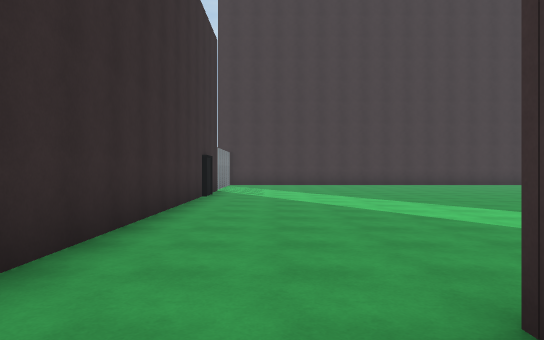
[1] (above)

17 first-person views from a walk through a scene from a Unity 3-D project. The camera is 1.4 m above the floor, looks level and sees 70° across. The floor is counted in squares, 2.32 m on a side. Each view is taken from the middle of a square. On the plan, view 1 faces up. The plan holds only what a view shows up to about 10 squares ahead; the rest is blank. The place goes on beyond the plan. The player character is not drawn. Surface patterns are stand-ins for the level's own textures.

[2]
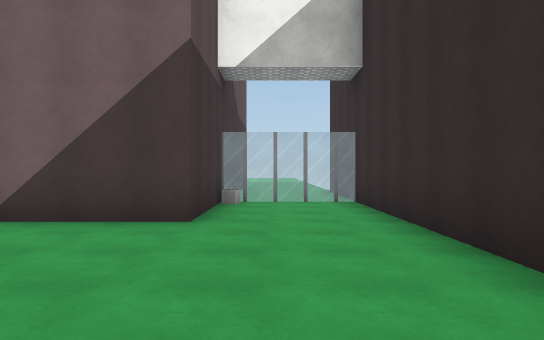

[3]
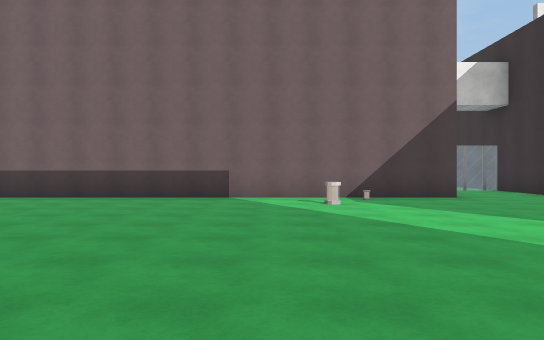

[4]
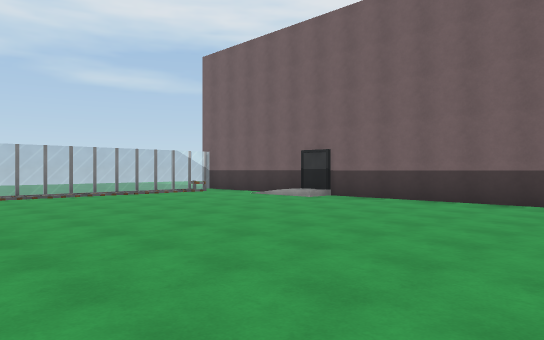

[5]
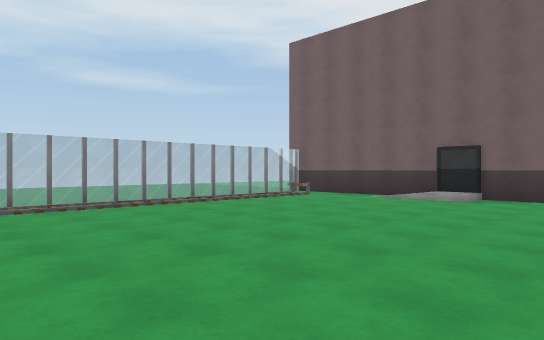

[6]
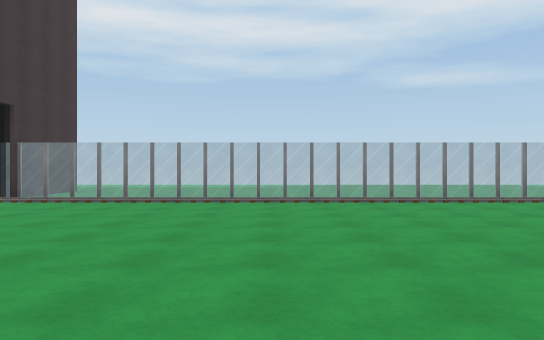

[7]
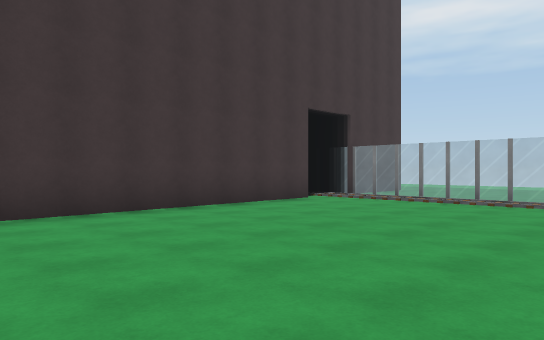

[8]
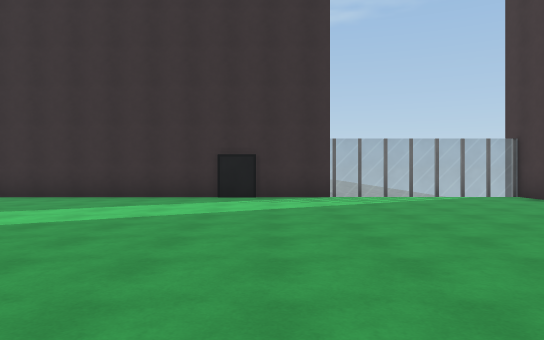

[9]
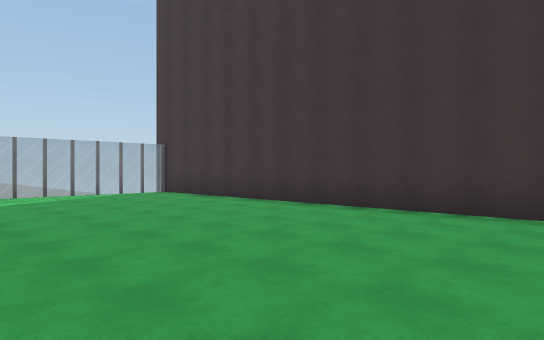

[10]
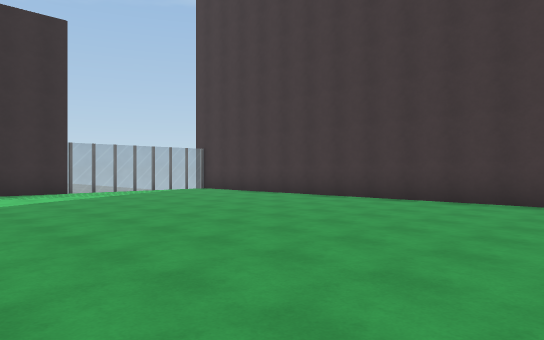

[11]
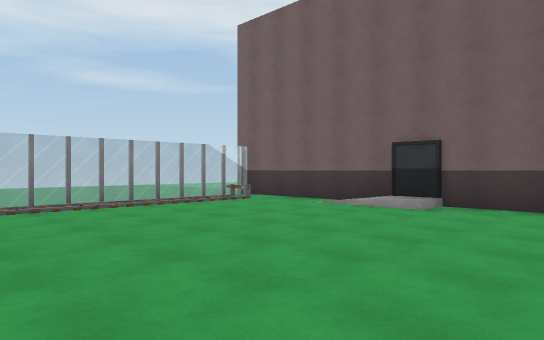

[12]
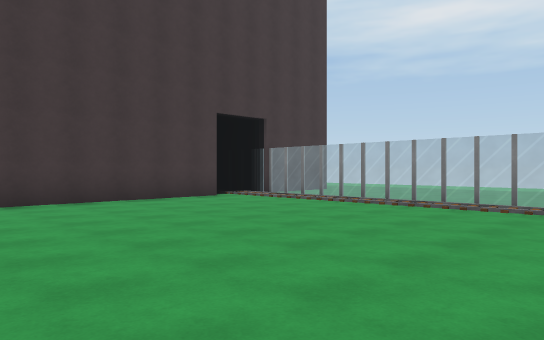

[13]
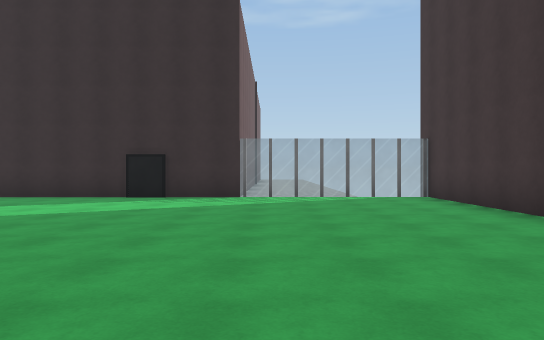

[14]
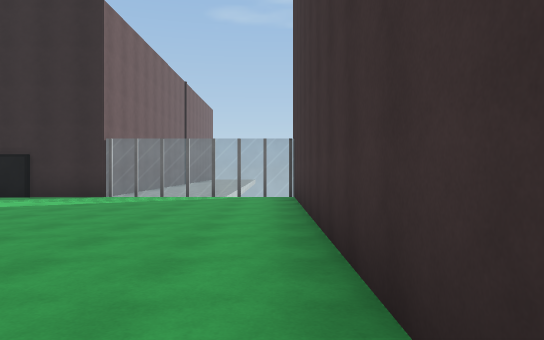

[15]
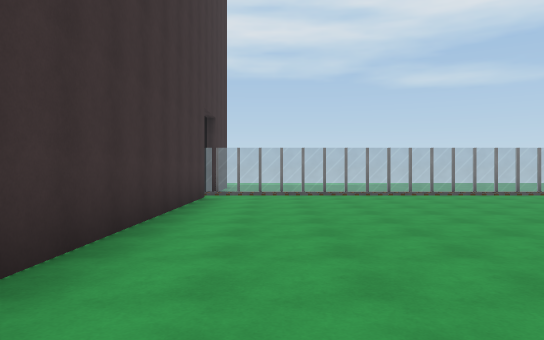

[16]
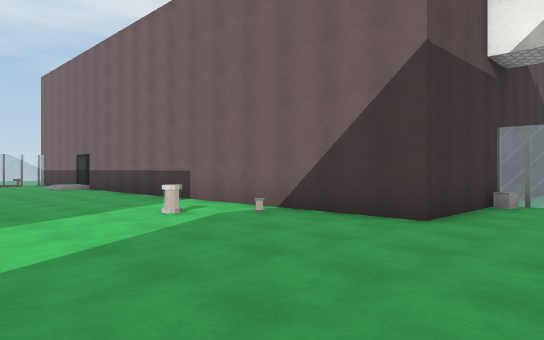

[17]
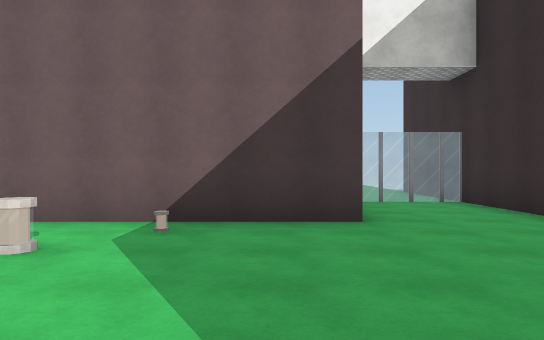

### Floor plan
Key: @ floor where view 1 was taken; # wall or solid block; . floor; / step, stairs or slope; = window, fence, low wall or low ledge; ^ raised ledge; O other object.
Columns run from 3 left of view 1 to 18 right of it. Each row starts with its distance up from view 1.
 16  #####################
 15  =................//=
 14  =................//=.
 13 .=................//=.
 12 .=................//#.
 11 ##................//=.
 10  #................//=.
  9  #................//=.
  8  #................//#.
  7  #................//=.
  6  #................//=.
  5  #................//=.
  4  #................//=.
  3  #.....O........../O=.
  2  #.............//...=
  1  #..#################
  0  #.@#
 -1  #..O
 -2  ^==#
 -3  #..#
 -4  #  #

Positions as (right, up) in squares from view 1, and headings:
1: (0, 0), facing up
2: (0, 6), facing down
3: (5, 10), facing down
4: (6, 9), facing down-right
5: (9, 10), facing down-right
6: (8, 10), facing right
7: (8, 10), facing up-right
8: (7, 10), facing left
9: (8, 10), facing up-left
10: (9, 8), facing up-left
11: (9, 8), facing down-right
12: (9, 8), facing up-right
13: (7, 12), facing left
14: (7, 15), facing left
15: (6, 14), facing right
16: (-1, 6), facing down-right
17: (2, 6), facing down
